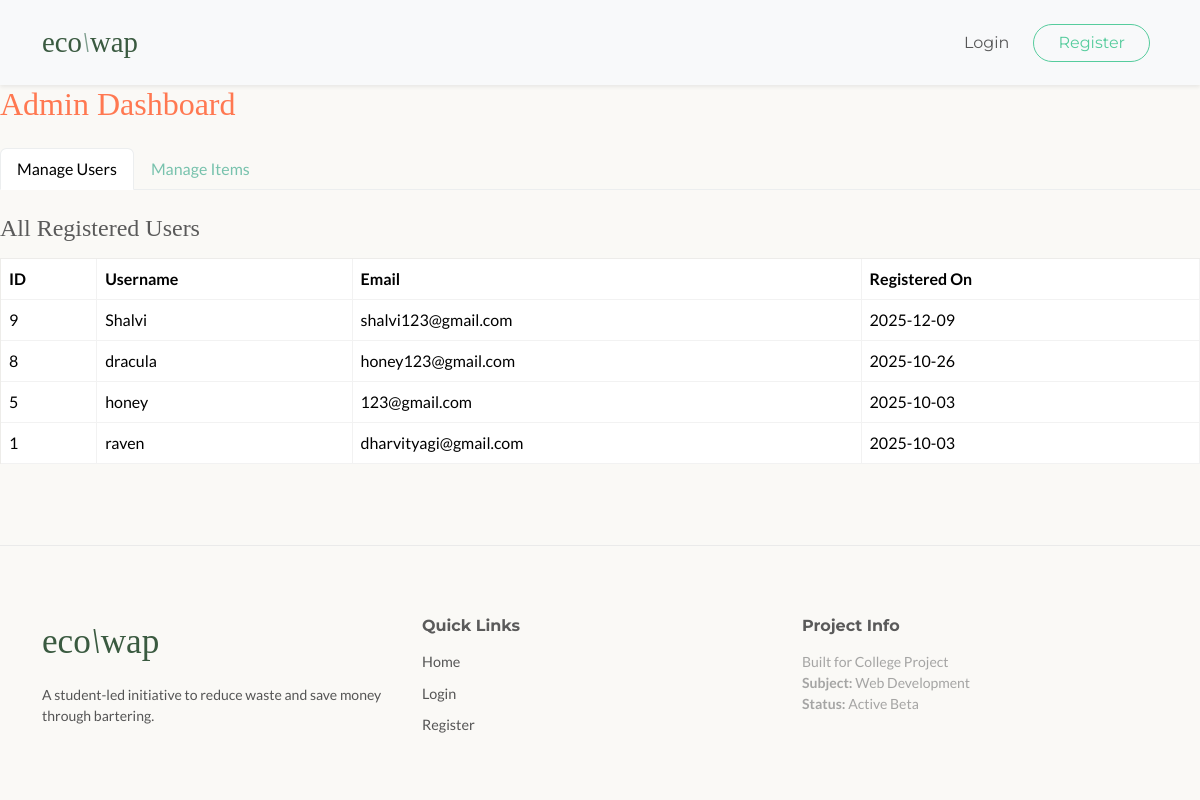
Screenshot of /admin_dashboard.php (signed in) with the database file from the repository.
### tables this page shows
CREATE TABLE `users` (
  `id` int(11) NOT NULL,
  `username` varchar(255) NOT NULL,
  `email` varchar(255) NOT NULL,
  `password_hash` varchar(255) NOT NULL,
  `created_at` timestamp NOT NULL DEFAULT current_timestamp()
);

### admin_dashboard.php (the view, shortened to what this page needs)
<?php include 'header.php'; ?>
<h2 class="mb-4 text-danger">Admin Dashboard</h2>
<ul class="nav nav-tabs mb-4" id="adminTabs" role="tablist">
  <li class="nav-item">
    <a class="nav-link active" id="users-tab" data-bs-toggle="tab" href="#users" role="tab">Manage Users</a>
  </li>
  <li class="nav-item">
    <a class="nav-link" id="items-tab" data-bs-toggle="tab" href="#items" role="tab">Manage Items</a>
  </li>
</ul>
<div class="tab-content">
    <div class="tab-pane fade show active" id="users" role="tabpanel">
        <h4 class="mb-3">All Registered Users</h4>
        <table class="table table-bordered">
            <thead>
                <tr><th>ID</th><th>Username</th><th>Email</th><th>Registered On</th></tr>
            </thead>
            <tbody>
                <?php
                $sql_users = "SELECT id, username, email, created_at FROM users ORDER BY id DESC";
                $result_users = $conn->query($sql_users);
                while($row = $result_users->fetch_assoc()):
                ?>
                    <tr>
                        <td><?php echo $row['id']; ?></td>
                        <td><?php echo htmlspecialchars($row['username']); ?></td>
                        <td><?php echo htmlspecialchars($row['email']); ?></td>
                        <td><?php echo date('Y-m-d', strtotime($row['created_at'])); ?></td>
                    </tr>
                <?php endwhile; ?>
            </tbody>
        </table>
    </div>
</div>
<?php
include 'footer.php';
?>

### header.php (shortened to what this page needs)
<!DOCTYPE html>
<html lang="en">
<head>
    <link href="https://bootswatch.com/5/minty/bootstrap.min.css" rel="stylesheet">
    <link rel="stylesheet" href="https://cdn.jsdelivr.net/npm/bootstrap-icons@1.11.1/font/bootstrap-icons.css">
</head>
<body>
<nav class="navbar navbar-expand-lg navbar-light bg-light py-3 shadow-sm sticky-top">
  <div class="container">
    <a class="navbar-brand d-flex align-items-center" href="index.php" style="font-family: 'Playfair Display', serif; font-size: 1.8rem; color: #3a5a40;">
        eco<span style="font-style: italic; color: #7d9d8d;">\</span>wap
    </a>
    <div class="collapse navbar-collapse" id="navbarNav">
      <ul class="navbar-nav ms-auto align-items-center">
        <?php if (isset($_SESSION['user_id'])): ?>
          <li class="nav-item"><a class="nav-link mx-2" href="dashboard.php">Dashboard</a></li>
          <li class="nav-item"><a class="nav-link mx-2" href="add_item.php">List Item</a></li>
          <li class="nav-item"><a class="nav-link mx-2 text-danger" href="logout.php">Logout</a></li>
        <?php else: ?>
          <li class="nav-item"><a class="nav-link mx-2" href="login.php">Login</a></li>
          <li class="nav-item"><a class="btn btn-outline-success rounded-pill px-4 mx-2" href="register.php">Register</a></li>
        <?php endif; ?>
      </ul>
    </div>
  </div>
</nav>

### footer.php (shortened to what this page needs)
<footer class="custom-footer">
    <div class="container">
        <div class="row">
            <div class="col-md-4 mb-4 text-center text-md-start">
                <div class="footer-logo">eco<span style="font-style: italic;">\</span>wap</div>
                <p class="small mt-2">A student-led initiative to reduce waste and save money through bartering.</p>
            </div>
            <div class="col-6 col-md-4 mb-4">
                <h6 class="fw-bold mb-3">Quick Links</h6>
                <a href="index.php" class="footer-link">Home</a>
                <?php if (isset($_SESSION['user_id'])): ?>
                    <a href="dashboard.php" class="footer-link">My Dashboard</a>
                    <a href="add_item.php" class="footer-link">List an Item</a>
                    <a href="logout.php" class="footer-link">Logout</a>
                <?php else: ?>
                    <a href="login.php" class="footer-link">Login</a>
                    <a href="register.php" class="footer-link">Register</a>
                <?php endif; ?>
            </div>
            <div class="col-6 col-md-4 mb-4">
                <h6 class="fw-bold mb-3">Project Info</h6>
                <p class="small text-muted">
                    Built for College Project<br>
                    <strong>Subject:</strong> Web Development<br>
                    <strong>Status:</strong> Active Beta
                </p>
            </div>
        </div>
    </div>
</footer>
</body>
</html>

### header.php (style rules this page uses)
body { font-family: 'Lato', sans-serif; color: #4a4a4a; overflow-x: hidden; background-color: #faf9f6; display: flex; flex-direction: column; min-height: 100vh; }
h1, h2, h3, h4, h5, .navbar-brand, .footer-logo { font-family: 'Playfair Display', serif; }
.custom-footer { background-color: #faf9f6; padding: 70px 0 30px; color: #555; border-top: 1px solid #eaeaea; margin-top: auto; }
.footer-logo { font-size: 2.2rem; color: #3a5a40; margin-bottom: 15px; }
.footer-link { color: #555; text-decoration: none; display: block; margin-bottom: 10px; font-size: 0.9rem; transition: color 0.2s; }

### rows the page displays
users: id "9", username "Shalvi", email "shalvi123@gmail.com", created_at "2025-12-09"
users: id "8", username "dracula", email "honey123@gmail.com", created_at "2025-10-26"
users: id "5", username "honey", email "123@gmail.com", created_at "2025-10-03"
users: id "1", username "raven", email "dharvityagi@gmail.com", created_at "2025-10-03"
